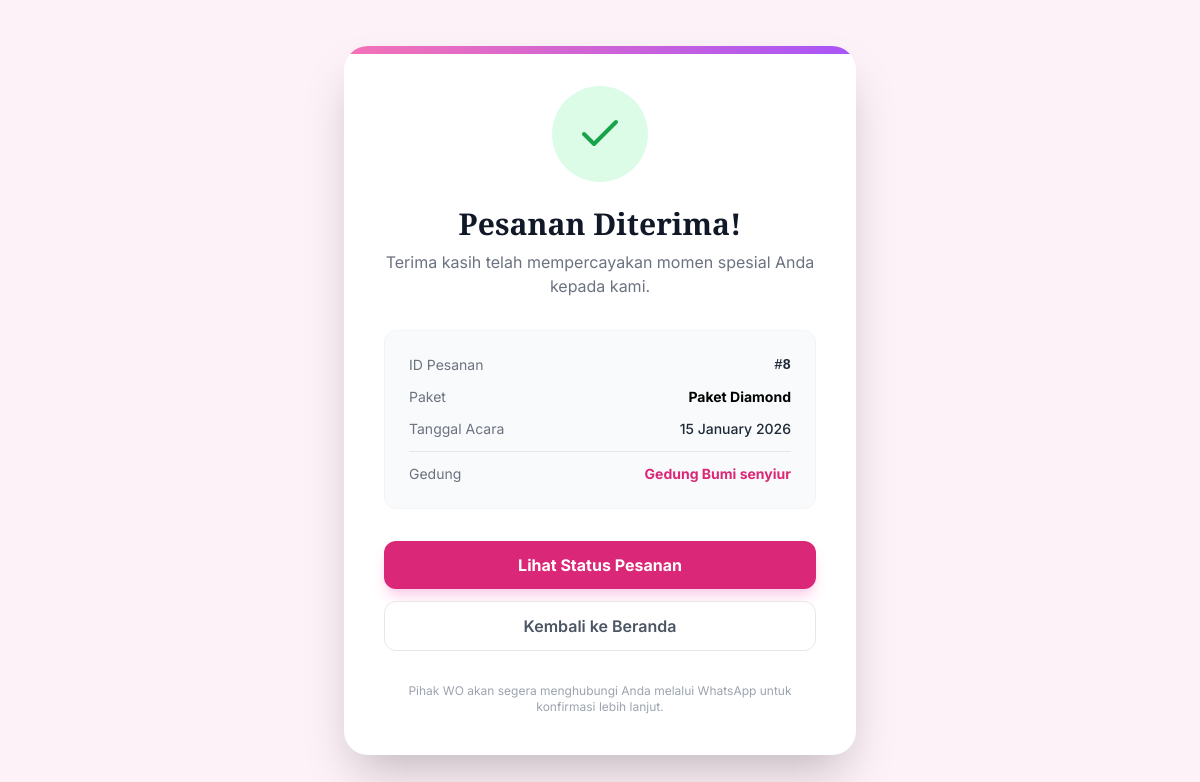
Screenshot of /organizer/pesanan-berhasil/8/ (signed in) with the database file from the repository.
### organizer/models.py (models this page shows, shortened)
class Pesanan(models.Model):
    STATUS_CHOICES = (
        ('menunggu', 'Menunggu Konfirmasi'),
        ('dikonfirmasi', 'Dikonfirmasi'),
        ('disiapkan', 'Sedang Disiapkan'),
        ('selesai', 'Selesai'),
        ('dibatalkan', 'Dibatalkan'),
    )
    PAYMENT_STATUS_CHOICES = (
        ('belum_bayar', 'Belum Dibayar'),
        ('lunas', 'Lunas'),
    )
    paket = models.ForeignKey('Paket', on_delete=models.CASCADE)
    customer = models.ForeignKey(settings.AUTH_USER_MODEL, on_delete=models.CASCADE)
    gedung_dipilih = models.ForeignKey('Gedung', on_delete=models.SET_NULL, null=True, blank=True, related_name='pesanan_gedung')
    tgl_acara = models.DateField()
    status = models.CharField(max_length=20, choices=STATUS_CHOICES, default='menunggu')
    tgl_pesan = models.DateTimeField(auto_now_add=True)
    nama_pasangan = models.CharField(max_length=200, null=True)
    telepon = models.CharField(max_length=20, null=True)
    lokasi_acara = models.CharField(max_length=255, null=True, help_text="Diisi manual jika paket Tanpa Gedung")
    jumlah_tamu = models.IntegerField(null=True)
    catatan = models.TextField(blank=True, null=True)
    status_pembayaran = models.CharField(max_length=20, choices=PAYMENT_STATUS_CHOICES, default='belum_bayar')
    catatan_pembatalan = models.TextField(blank=True, null=True)
    tgl_fitting = models.DateTimeField(null=True, blank=True, help_text="Jadwal fitting baju pengantin")
    tgl_survey = models.DateTimeField(null=True, blank=True, help_text="Jadwal survey lokasi/gedung")

class Paket(models.Model):
    KATEGORI_PAKET_CHOICES = [
        ('non_gedung', '❌ Tanpa Gedung / Venue Bebas'),
        ('S', '🏢 Gedung Small (S)'),
        ('M', '🏢 Gedung Medium (M)'),
        ('L', '🏢 Gedung Large (L)'),
    ]
    wo = models.ForeignKey(settings.AUTH_USER_MODEL, on_delete=models.CASCADE, related_name='paket_wo')
    nama_paket = models.CharField(max_length=100)
    harga = models.DecimalField(max_digits=12, decimal_places=2)
    deskripsi = models.TextField()
    foto = models.ImageField(upload_to='paket_fotos/', null=True, blank=True)
    is_active = models.BooleanField(default=True)
    kategori_gedung = models.CharField(
        max_length=20,
        choices=KATEGORI_PAKET_CHOICES,
        default='non_gedung',
        help_text="Tentukan apakah paket ini termasuk fasilitas gedung, dan kategori apa."
    )
    created_at = models.DateTimeField(default=timezone.now)

class Gedung(models.Model):
    KATEGORI_CHOICES = [
        ('S', 'S (Small)'),
        ('M', 'M (Medium)'),
        ('L', 'L (Large)'),
    ]
    wo = models.ForeignKey(
        settings.AUTH_USER_MODEL,
        on_delete=models.SET_NULL,
        null=True,
        blank=True,
        related_name='gedung_wo'
    )
    nama_gedung = models.CharField(max_length=100)
    lokasi = models.CharField(max_length=255)
    kapasitas = models.CharField(max_length=100)
    harga_sewa = models.DecimalField(max_digits=12, decimal_places=2)
    foto_gedung = models.ImageField(upload_to='gedung_photos/', null=True, blank=True)
    deskripsi = models.TextField(null=True, blank=True)
    kategori = models.CharField(max_length=1, choices=KATEGORI_CHOICES, default='M')
    fasilitas = models.TextField(null=True, blank=True)
    is_active = models.BooleanField(default=True, verbose_name="Status Aktif")
    created_at = models.DateTimeField(default=timezone.now)

### organizer/views.py (the view)
# urls.py: path('pesanan-berhasil/<int:pesanan_id>/', views.pesanan_berhasil_view, name='pesanan_berhasil'),
@login_required
def pesanan_berhasil_view(request, pesanan_id):
    pesanan = get_object_or_404(Pesanan, id=pesanan_id)
    if pesanan.customer != request.user: return redirect('index')
    return render(request, 'organizer/pesanan_berhasil.html', {'pesanan': pesanan})

### organizer/templates/organizer/pesanan_berhasil.html (shortened to what this page needs)
<!DOCTYPE html>
<html lang="id">
<head>
    <script src="https://cdn.tailwindcss.com"></script>
</head>
<body class="min-h-screen flex items-center justify-center p-4">
    <div class="max-w-lg w-full bg-white rounded-3xl shadow-2xl overflow-hidden text-center p-10 relative">
        <div class="absolute top-0 left-0 w-full h-2 bg-gradient-to-r from-pink-400 to-purple-500"></div>
        <div class="mx-auto flex items-center justify-center h-24 w-24 rounded-full bg-green-100 mb-6 animate-bounce">
            <i data-feather="check" class="h-12 w-12 text-green-600"></i>
        </div>
        <h2 class="text-3xl font-serif-display font-bold text-gray-900 mb-2">Pesanan Diterima!</h2>
        <p class="text-gray-500 mb-8">Terima kasih telah mempercayakan momen spesial Anda kepada kami.</p>
        <div class="bg-gray-50 rounded-xl p-6 mb-8 text-left border border-gray-100">
            <div class="flex justify-between mb-3">
                <span class="text-sm text-gray-500">ID Pesanan</span>
                <span class="text-sm font-mono font-bold text-gray-800">#{{ pesanan.id }}</span>
            </div>
            <div class="flex justify-between mb-3">
                <span class="text-sm text-gray-500">Paket</span>
                <span class="text-sm font-bold text-primary-dark">{{ pesanan.paket.nama_paket }}</span>
            </div>
            <div class="flex justify-between mb-3">
                <span class="text-sm text-gray-500">Tanggal Acara</span>
                <span class="text-sm font-medium text-gray-800">{{ pesanan.tgl_acara|date:"d F Y" }}</span>
            </div>
            {% if pesanan.gedung_dipilih %}
            <div class="flex justify-between border-t border-gray-200 pt-3 mt-3">
                <span class="text-sm text-gray-500">Gedung</span>
                <span class="text-sm font-bold text-pink-600">{{ pesanan.gedung_dipilih.nama_gedung }}</span>
            </div>
            {% endif %}
        </div>
        <div class="space-y-3">
            <a href="{% url 'status_pesanan' %}" class="block w-full bg-pink-600 hover:bg-pink-700 text-white font-bold py-3 px-4 rounded-xl transition shadow-lg shadow-pink-200">
                Lihat Status Pesanan
            </a>
            <a href="{% url 'index' %}" class="block w-full bg-white hover:bg-gray-50 text-gray-600 font-semibold py-3 px-4 rounded-xl transition border border-gray-200">
                Kembali ke Beranda
            </a>
        </div>
        <p class="text-xs text-gray-400 mt-8">
            Pihak WO akan segera menghubungi Anda melalui WhatsApp untuk konfirmasi lebih lanjut.
        </p>
    </div>
</body>
</html>

### organizer/templates/organizer/pesanan_berhasil.html (style rules this page uses)
body { font-family: 'Inter', sans-serif; background-color: #FDF2F8; }
.font-serif-display { font-family: 'Playfair Display', serif; }

### rows the page displays
Pesanan: id "8", paket.nama_paket "Paket Diamond", tgl_acara "15 January 2026", gedung_dipilih.nama_gedung "Gedung Bumi senyiur"
